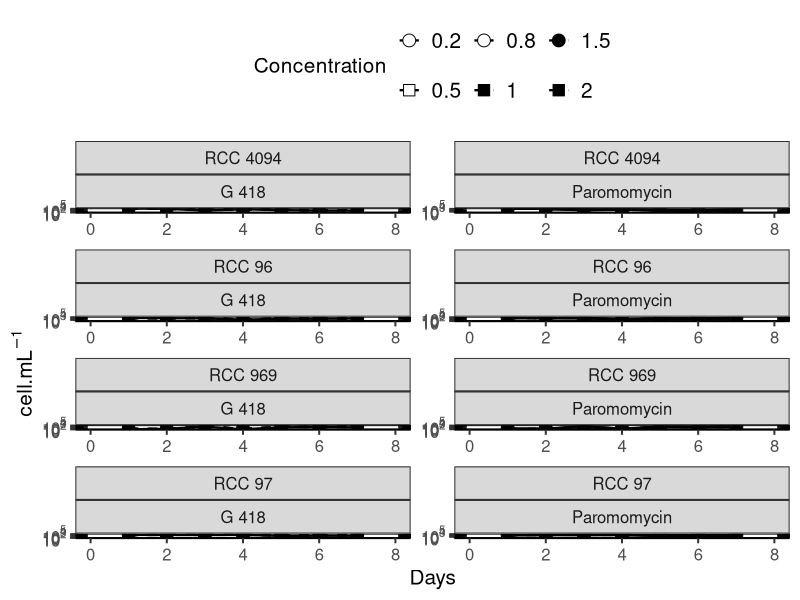

The R source for this figure:
## ---- chunk 1
knitr::opts_chunk$set(echo = TRUE)
## ---- chunk 2
library("ggplot2")
library("gridExtra")
library("plotrix" ) # needed for standard error
library("dplyr")
library("tidyr")
library("stringr")
## ---- chunk 3
cell<- read.table("cultures antibiotics.txt", header=TRUE, sep="\t", na.strings="NA", dec=".", strip.white=TRUE)
knitr::kable(head(cell))
## ---- chunk 4
cell<- gather(cell, X1:X7, key = "day", value = "cell_number") 
knitr::kable(head(cell))
## ---- chunk 5
cell$day<-as.numeric(str_replace(cell$day, "X", ""))
knitr::kable(head(cell))
## ---- chunk 6
cell$Concentration<-as.character(cell$Concentration)
knitr::kable(head(cell))
## ---- chunk 7
cell_1<- cell %>% group_by(RCC,Antibio,Concentration, day)%>%
         summarise (cell_mean=mean(cell_number),cell_sd=sd(cell_number), cell_se=std.error(cell_number))
knitr::kable(head(cell_1))
## ---- chunk 8
Concentration_color<-c("0.2"="white","0.5"="white", "0.8"="white", "1"="black", "1.5"="black", "2"="black")
Concentration_linetype<-c("0.2"=1,"0.5"=1, "0.8"=1, "1"=2, "1.5"=2, "2"=2)
Concentration_shape<-c("0.2"=21,"0.5"=22, "0.8"=21, "1"=22, "1.5"=21, "2"=22)
## ---- chunk 9
scaling_factor=15
cell_label <- expression (paste("cell.",mL^-1))
cell_breaks=c(100,1000,10000,100000,1000000)
x_max=8
x_breaks=c(0, 2,4,6,8)
x_labels=c("0", "2","4","6","8")
## ---- chunk 10
plot1<- ggplot(cell_1, aes(x=day, y=cell_mean, group = Concentration, xmin=0, xmax=x_max, 
               shape=Concentration, fill=Concentration, linetype=Concentration)) + 
              facet_wrap(~ RCC + Antibio, nrow=4, ncol=2, scales="free") +
	            geom_line (size=0.8, colour="black") + 
              geom_point(size = 4) + 
              geom_errorbar(aes(ymin=cell_mean-cell_se, ymax=cell_mean+cell_se),width=0.2, linetype=1) +
              theme_bw(scaling_factor) + 
              theme(panel.border = element_rect(colour = "black"), panel.grid.major = element_blank(), panel.grid.minor = element_blank(),	
              axis.line = element_line(colour = "black"), 
		          legend.title=element_text(size=scaling_factor), legend.key=element_blank(),
		          axis.title = element_text(size=scaling_factor), 
		          legend.text=element_text(size=scaling_factor), legend.key.height = unit(1, "cm"), 
		          axis.text = element_text(size=0.8*scaling_factor), panel.background = element_rect(fill="white")) + 
	            theme(legend.position = "top", legend.box = "horizontal")  +
	            labs(x = "Days", y = cell_label ) +
              scale_x_continuous(breaks=x_breaks, labels=x_labels) + 
	            scale_y_log10(breaks = cell_breaks ,labels = scales::trans_format("log10", scales::math_format(10^.x))) + 
              annotation_logticks(sides = "lr") + 
	            scale_fill_manual(values=Concentration_color) + 
              scale_shape_manual(values=Concentration_shape) + 
              scale_linetype_manual(values=Concentration_linetype)

# Add next line to zoom		
# + coord_cartesian(ylim=c(100, 10000000))		

plot1

# Next can be used to save the plot as pdf		
# ggsave(file="Fig 1 version 2.0.pdf", plot=plot1, scale=5, width = 7, height = 10, units = "cm", useDingbats=FALSE)

